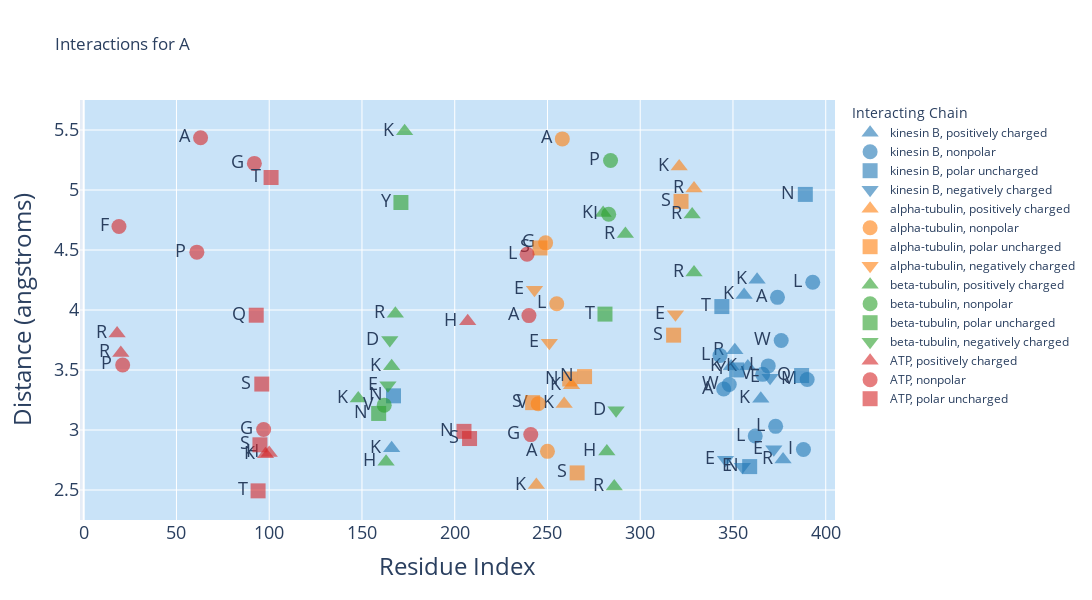
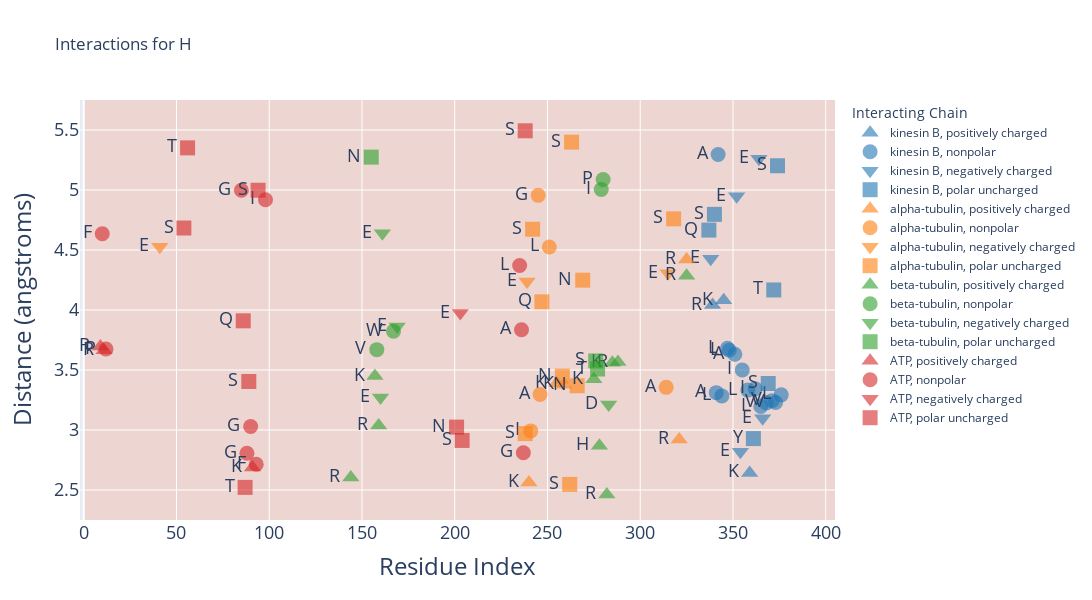

Notebook code for these charts, in order:
### Code cell
# Define the path to the CSV file
csv_file_path = "../../data/3d_predictions/chimeras_5seeds/average_interactions_chimeras.csv"

# Process the DataFrame
df_processed = process_dataframe(csv_file_path)

# Define the threshold value for distance filtering
distance_threshold = 5.5
# Create and display the plots with specified x-axis range, interacting chains, and files to plot
xaxis_range = [-2, 405]  # Example x-axis range
yaxis_range = [2.25, distance_threshold + 0.25]
interacting_chains = ['ATP', 'beta-tubulin', 'alpha-tubulin', 'kinesin B']  # Example interacting chains to display

files_to_plot = ['A',  'H']  # Example files to plot

plots = create_plots(df_processed, distance_threshold, xaxis_range=xaxis_range, yaxis_range=yaxis_range, interacting_chains=interacting_chains[:4], files_to_plot=files_to_plot, chimeras=True)

### Figure 1 — Plotly figure (JSON) as saved in the notebook; plotly's stock layout.template omitted (floating-point values rounded to 4 significant figures)
{"data": [{"customdata": [[346, "E"], [167, "N"], [352, "Y"], [355, "E"], [359, "N"], [362, "L"], [370, "E"], [372, "E"]], "hovertemplate": "Interacting Chain=kinesin B<br>aa_classification=positively charged<br>Residue Index=%{x}<br>Distance (angstroms)=%{y}<br>residue_one_letter=%{text}<br>interacting_resinumber=%{customdata[0]}<br>interactingresi_oneletter=%{customdata[1]}<extra></extra>", "legendgroup": "kinesin B, positively charged", "marker": {"color": "#1f77b4", "opacity": 0.6, "size": 15, "symbol": "triangle-up"}, "mode": "markers+text", "name": "kinesin B, positively charged", "orientation": "v", "showlegend": true, "text": ["K", "K", "R", "K", "K", "K", "K", "R"], "textfont": {"size": 18}, "textposition": "middle left", "type": "scatter", "x": [166, 349, 351, 356, 358, 363, 365, 377], "xaxis": "x", "y": [2.848, 3.528, 3.665, 4.126, 3.53, 4.253, 3.26, 2.754], "yaxis": "y"}, {"customdata": [[345, "A"], [348, "W"], [352, "Y"], [359, "N"], [366, "V"], [373, "L"], [372, "E"], [390, "M"], [376, "W"], [377, "R"], [377, "R"], [370, "E"]], "hovertemplate": "Interacting Chain=kinesin B<br>aa_classification=nonpolar<br>Residue Index=%{x}<br>Distance (angstroms)=%{y}<br>residue_one_letter=%{text}<br>interacting_resinumber=%{customdata[0]}<br>interactingresi_oneletter=%{customdata[1]}<extra></extra>", "legendgroup": "kinesin B, nonpolar", "marker": {"color": "#1f77b4", "opacity": 0.6, "size": 15, "symbol": "circle"}, "mode": "markers+text", "name": "kinesin B, nonpolar", "orientation": "v", "showlegend": true, "text": ["L", "A", "W", "L", "V", "L", "L", "A", "W", "I", "M", "L"], "textfont": {"size": 18}, "textposition": "middle left", "type": "scatter", "x": [343, 345, 348, 362, 366, 369, 373, 374, 376, 388, 390, 393], "xaxis": "x", "y": [3.621, 3.342, 3.379, 2.95, 3.464, 3.534, 3.03, 4.105, 3.746, 2.838, 3.421, 4.231], "yaxis": "y"}, {"customdata": [[349, "K"], [345, "A"], [348, "W"], [355, "E"], [377, "R"], [377, "R"]], "hovertemplate": "Interacting Chain=kinesin B<br>aa_classification=polar uncharged<br>Residue Index=%{x}<br>Distance (angstroms)=%{y}<br>residue_one_letter=%{text}<br>interacting_resinumber=%{customdata[0]}<br>interactingresi_oneletter=%{customdata[1]}<extra></extra>", "legendgroup": "kinesin B, polar uncharged", "marker": {"color": "#1f77b4", "opacity": 0.6, "size": 15, "symbol": "square"}, "mode": "markers+text", "name": "kinesin B, polar uncharged", "orientation": "v", "showlegend": true, "text": ["N", "T", "Y", "N", "Q", "N"], "textfont": {"size": 18}, "textposition": "middle left", "type": "scatter", "x": [167, 344, 352, 359, 387, 389], "xaxis": "x", "y": [3.285, 4.029, 3.501, 2.695, 3.454, 4.963], "yaxis": "y"}, {"customdata": [[166, "K"], [359, "N"], [365, "K"], [377, "R"]], "hovertemplate": "Interacting Chain=kinesin B<br>aa_classification=negatively charged<br>Residue Index=%{x}<br>Distance (angstroms)=%{y}<br>residue_one_letter=%{text}<br>interacting_resinumber=%{customdata[0]}<br>interactingresi_oneletter=%{customdata[1]}<extra></extra>", "legendgroup": "kinesin B, negatively charged", "marker": {"color": "#1f77b4", "opacity": 0.6, "size": 15, "symbol": "triangle-down"}, "mode": "markers+text", "name": "kinesin B, negatively charged", "orientation": "v", "showlegend": true, "text": ["E", "E", "E", "E"], "textfont": {"size": 18}, "textposition": "middle left", "type": "scatter", "x": [346, 355, 370, 372], "xaxis": "x", "y": [2.753, 2.694, 3.435, 2.839], "yaxis": "y"}, {"customdata": [[420, "E"], [109, "T"], [409, "V"], [423, "E"], [402, "R"]], "hovertemplate": "Interacting Chain=alpha-tubulin<br>aa_classification=positively charged<br>Residue Index=%{x}<br>Distance (angstroms)=%{y}<br>residue_one_letter=%{text}<br>interacting_resinumber=%{customdata[0]}<br>interactingresi_oneletter=%{customdata[1]}<extra></extra>", "legendgroup": "alpha-tubulin, positively charged", "marker": {"color": "#ff7f0e", "opacity": 0.6, "size": 15, "symbol": "triangle-up"}, "mode": "markers+text", "name": "alpha-tubulin, positively charged", "orientation": "v", "showlegend": true, "text": ["K", "K", "K", "K", "R"], "textfont": {"size": 18}, "textposition": "middle left", "type": "scatter", "x": [244, 259, 263, 321, 329], "xaxis": "x", "y": [2.541, 3.217, 3.373, 5.195, 5.013], "yaxis": "y"}, {"customdata": [[412, "G"], [112, "K"], [112, "K"], [108, "Y"], [412, "G"]], "hovertemplate": "Interacting Chain=alpha-tubulin<br>aa_classification=nonpolar<br>Residue Index=%{x}<br>Distance (angstroms)=%{y}<br>residue_one_letter=%{text}<br>interacting_resinumber=%{customdata[0]}<br>interactingresi_oneletter=%{customdata[1]}<extra></extra>", "legendgroup": "alpha-tubulin, nonpolar", "marker": {"color": "#ff7f0e", "opacity": 0.6, "size": 15, "symbol": "circle"}, "mode": "markers+text", "name": "alpha-tubulin, nonpolar", "orientation": "v", "showlegend": true, "text": ["V", "G", "A", "L", "A"], "textfont": {"size": 18}, "textposition": "middle left", "type": "scatter", "x": [245, 249, 250, 255, 258], "xaxis": "x", "y": [3.219, 4.559, 2.822, 4.053, 5.426], "yaxis": "y"}, {"customdata": [[414, "E"], [108, "Y"], [409, "V"], [415, "E"], [402, "R"], [420, "E"], [416, "G"]], "hovertemplate": "Interacting Chain=alpha-tubulin<br>aa_classification=polar uncharged<br>Residue Index=%{x}<br>Distance (angstroms)=%{y}<br>residue_one_letter=%{text}<br>interacting_resinumber=%{customdata[0]}<br>interactingresi_oneletter=%{customdata[1]}<extra></extra>", "legendgroup": "alpha-tubulin, polar uncharged", "marker": {"color": "#ff7f0e", "opacity": 0.6, "size": 15, "symbol": "square"}, "mode": "markers+text", "name": "alpha-tubulin, polar uncharged", "orientation": "v", "showlegend": true, "text": ["S", "S", "N", "S", "N", "S", "S"], "textfont": {"size": 18}, "textposition": "middle left", "type": "scatter", "x": [242, 246, 262, 266, 270, 318, 322], "xaxis": "x", "y": [3.228, 4.517, 3.425, 2.642, 3.445, 3.79, 4.905], "yaxis": "y"}, {"customdata": [[414, "E"], [112, "K"], [414, "E"]], "hovertemplate": "Interacting Chain=alpha-tubulin<br>aa_classification=negatively charged<br>Residue Index=%{x}<br>Distance (angstroms)=%{y}<br>residue_one_letter=%{text}<br>interacting_resinumber=%{customdata[0]}<br>interactingresi_oneletter=%{customdata[1]}<extra></extra>", "legendgroup": "alpha-tubulin, negatively charged", "marker": {"color": "#ff7f0e", "opacity": 0.6, "size": 15, "symbol": "triangle-down"}, "mode": "markers+text", "name": "alpha-tubulin, negatively charged", "orientation": "v", "showlegend": true, "text": ["E", "E", "E"], "textfont": {"size": 18}, "textposition": "middle left", "type": "scatter", "x": [243, 251, 319], "xaxis": "x", "y": [4.168, 3.727, 3.964], "yaxis": "y"}, {"customdata": [[157, "E"], [410, "E"], [406, "M"], [412, "E"], [407, "E"], [424, "Q"], [424, "Q"], [417, "D"], [417, "D"], [436, "F"], [436, "F"]], "hovertemplate": "Interacting Chain=beta-tubulin<br>aa_classification=positively charged<br>Residue Index=%{x}<br>Distance (angstroms)=%{y}<br>residue_one_letter=%{text}<br>interacting_resinumber=%{customdata[0]}<br>interactingresi_oneletter=%{customdata[1]}<extra></extra>", "legendgroup": "beta-tubulin, positively charged", "marker": {"color": "#2ca02c", "opacity": 0.6, "size": 15, "symbol": "triangle-up"}, "mode": "markers+text", "name": "beta-tubulin, positively charged", "orientation": "v", "showlegend": true, "text": ["K", "H", "K", "R", "K", "K", "H", "R", "R", "R", "R"], "textfont": {"size": 18}, "textposition": "middle left", "type": "scatter", "x": [148, 163, 166, 168, 173, 280, 282, 286, 292, 328, 329], "xaxis": "x", "y": [3.263, 2.736, 3.531, 3.968, 5.489, 4.808, 2.821, 2.529, 4.632, 4.797, 4.312], "yaxis": "y"}, {"customdata": [[410, "E"], [424, "Q"], [421, "E"]], "hovertemplate": "Interacting Chain=beta-tubulin<br>aa_classification=nonpolar<br>Residue Index=%{x}<br>Distance (angstroms)=%{y}<br>residue_one_letter=%{text}<br>interacting_resinumber=%{customdata[0]}<br>interactingresi_oneletter=%{customdata[1]}<extra></extra>", "legendgroup": "beta-tubulin, nonpolar", "marker": {"color": "#2ca02c", "opacity": 0.6, "size": 15, "symbol": "circle"}, "mode": "markers+text", "name": "beta-tubulin, nonpolar", "orientation": "v", "showlegend": true, "text": ["V", "I", "P"], "textfont": {"size": 18}, "textposition": "middle left", "type": "scatter", "x": [162, 283, 284], "xaxis": "x", "y": [3.207, 4.798, 5.246], "yaxis": "y"}, {"customdata": [[157, "E"], [406, "M"], [420, "S"]], "hovertemplate": "Interacting Chain=beta-tubulin<br>aa_classification=polar uncharged<br>Residue Index=%{x}<br>Distance (angstroms)=%{y}<br>residue_one_letter=%{text}<br>interacting_resinumber=%{customdata[0]}<br>interactingresi_oneletter=%{customdata[1]}<extra></extra>", "legendgroup": "beta-tubulin, polar uncharged", "marker": {"color": "#2ca02c", "opacity": 0.6, "size": 15, "symbol": "square"}, "mode": "markers+text", "name": "beta-tubulin, polar uncharged", "orientation": "v", "showlegend": true, "text": ["N", "Y", "T"], "textfont": {"size": 18}, "textposition": "middle left", "type": "scatter", "x": [159, 171, 281], "xaxis": "x", "y": [3.138, 4.896, 3.966], "yaxis": "y"}, {"customdata": [[413, "S"], [406, "M"], [262, "R"]], "hovertemplate": "Interacting Chain=beta-tubulin<br>aa_classification=negatively charged<br>Residue Index=%{x}<br>Distance (angstroms)=%{y}<br>residue_one_letter=%{text}<br>interacting_resinumber=%{customdata[0]}<br>interactingresi_oneletter=%{customdata[1]}<extra></extra>", "legendgroup": "beta-tubulin, negatively charged", "marker": {"color": "#2ca02c", "opacity": 0.6, "size": 15, "symbol": "triangle-down"}, "mode": "markers+text", "name": "beta-tubulin, negatively charged", "orientation": "v", "showlegend": true, "text": ["E", "D", "D"], "textfont": {"size": 18}, "textposition": "middle left", "type": "scatter", "x": [164, 165, 287], "xaxis": "x", "y": [3.373, 3.749, 3.165], "yaxis": "y"}, {"customdata": [[1, "?"], [1, "?"], [1, "?"], [1, "?"], [1, "?"]], "hovertemplate": "Interacting Chain=ATP<br>aa_classification=positively charged<br>Residue Index=%{x}<br>Distance (angstroms)=%{y}<br>residue_one_letter=%{text}<br>interacting_resinumber=%{customdata[0]}<br>interactingresi_oneletter=%{customdata[1]}<extra></extra>", "legendgroup": "ATP, positively charged", "marker": {"color": "#d62728", "opacity": 0.6, "size": 15, "symbol": "triangle-up"}, "mode": "markers+text", "name": "ATP, positively charged", "orientation": "v", "showlegend": true, "text": ["R", "R", "K", "H", "H"], "textfont": {"size": 18}, "textposition": "middle left", "type": "scatter", "x": [18, 20, 98, 100, 207], "xaxis": "x", "y": [3.805, 3.642, 2.798, 2.808, 3.907], "yaxis": "y"}, {"customdata": [[1, "?"], [1, "?"], [1, "?"], [1, "?"], [1, "?"], [1, "?"], [1, "?"], [1, "?"], [1, "?"]], "hovertemplate": "Interacting Chain=ATP<br>aa_classification=nonpolar<br>Residue Index=%{x}<br>Distance (angstroms)=%{y}<br>residue_one_letter=%{text}<br>interacting_resinumber=%{customdata[0]}<br>interactingresi_oneletter=%{customdata[1]}<extra></extra>", "legendgroup": "ATP, nonpolar", "marker": {"color": "#d62728", "opacity": 0.6, "size": 15, "symbol": "circle"}, "mode": "markers+text", "name": "ATP, nonpolar", "orientation": "v", "showlegend": true, "text": ["F", "P", "P", "A", "G", "G", "L", "A", "G"], "textfont": {"size": 18}, "textposition": "middle left", "type": "scatter", "x": [19, 21, 61, 63, 92, 97, 239, 240, 241], "xaxis": "x", "y": [4.696, 3.542, 4.482, 5.436, 5.222, 3.004, 4.464, 3.953, 2.962], "yaxis": "y"}, {"customdata": [[1, "?"], [1, "?"], [1, "?"], [1, "?"], [1, "?"], [1, "?"], [1, "?"]], "hovertemplate": "Interacting Chain=ATP<br>aa_classification=polar uncharged<br>Residue Index=%{x}<br>Distance (angstroms)=%{y}<br>residue_one_letter=%{text}<br>interacting_resinumber=%{customdata[0]}<br>interactingresi_oneletter=%{customdata[1]}<extra></extra>", "legendgroup": "ATP, polar uncharged", "marker": {"color": "#d62728", "opacity": 0.6, "size": 15, "symbol": "square"}, "mode": "markers+text", "name": "ATP, polar uncharged", "orientation": "v", "showlegend": true, "text": ["Q", "T", "S", "S", "T", "N", "S"], "textfont": {"size": 18}, "textposition": "middle left", "type": "scatter", "x": [93, 94, 95, 96, 101, 205, 208], "xaxis": "x", "y": [3.957, 2.493, 2.877, 3.383, 5.104, 2.989, 2.929], "yaxis": "y"}], "layout": {"autosize": false, "height": 600, "legend": {"title": {"text": "Interacting Chain"}, "tracegroupgap": 0}, "shapes": [{"fillcolor": "LightSkyBlue", "layer": "below", "line": {"width": 0}, "opacity": 0.3, "type": "rect", "x0": 0, "x1": 405, "y0": 0, "y1": 5.75}], "title": {"text": "Interactions for A"}, "width": 1400, "xaxis": {"anchor": "y", "domain": [0, 1], "dtick": 50, "range": [-2, 405], "tick0": 0, "tickfont": {"size": 18}, "tickmode": "linear", "title": {"font": {"size": 24}, "text": "Residue Index"}}, "yaxis": {"anchor": "x", "domain": [0, 1], "range": [2.25, 5.75], "tickfont": {"size": 18}, "title": {"font": {"size": 24}, "text": "Distance (angstroms)"}}}}

### Figure 2 — Plotly figure (JSON) as saved in the notebook; plotly's stock layout.template omitted (floating-point values rounded to 4 significant figures)
{"data": [{"customdata": [[348, "L"], [344, "L"], [354, "E"], [463, "E"], [470, "E"], [472, "E"], [491, "D"], [528, "L"], [535, "S"], [552, "E"], [563, "L"], [578, "L"]], "hovertemplate": "Interacting Chain=kinesin B<br>aa_classification=positively charged<br>Residue Index=%{x}<br>Distance (angstroms)=%{y}<br>residue_one_letter=%{text}<br>interacting_resinumber=%{customdata[0]}<br>interactingresi_oneletter=%{customdata[1]}<extra></extra>", "legendgroup": "kinesin B, positively charged", "marker": {"color": "#1f77b4", "opacity": 0.6, "size": 15, "symbol": "triangle-up"}, "mode": "markers+text", "name": "kinesin B, positively charged", "orientation": "v", "showlegend": true, "text": ["R", "K", "K", "K", "K", "K", "K", "K", "R", "K", "K", "R"], "textfont": {"size": 18}, "textposition": "middle left", "type": "scatter", "x": [339, 345, 359, 458, 469, 473, 490, 529, 536, 557, 564, 566], "xaxis": "x", "y": [4.042, 4.081, 2.642, 2.862, 2.486, 2.541, 2.508, 3.825, 3.471, 2.702, 4.839, 2.883], "yaxis": "y"}, {"customdata": [[344, "L"], [344, "L"], [341, "A"], [348, "L"], [347, "L"], [355, "I"], [355, "I"], [362, "I"], [362, "I"], [371, "V"], [376, "L"], [365, "L"], [361, "Y"], [368, "V"], [452, "I"], [452, "I"], [459, "C"], [466, "L"], [466, "L"], [480, "L"], [476, "I"], [483, "Q"], [490, "K"], [493, "E"], [501, "I"], [501, "I"], [497, "L"], [508, "N"], [511, "Y"], [518, "N"], [521, "L"], [525, "L"], [532, "L"], [532, "L"], [542, "Q"], [546, "I"], [550, "N"], [556, "I"], [560, "L"], [567, "I"], [563, "L"], [575, "I"], [566, "R"], [563, "L"], [563, "L"]], "hovertemplate": "Interacting Chain=kinesin B<br>aa_classification=nonpolar<br>Residue Index=%{x}<br>Distance (angstroms)=%{y}<br>residue_one_letter=%{text}<br>interacting_resinumber=%{customdata[0]}<br>interactingresi_oneletter=%{customdata[1]}<extra></extra>", "legendgroup": "kinesin B, nonpolar", "marker": {"color": "#1f77b4", "opacity": 0.6, "size": 15, "symbol": "circle"}, "mode": "markers+text", "name": "kinesin B, nonpolar", "orientation": "v", "showlegend": true, "text": ["A", "A", "L", "L", "L", "A", "I", "L", "I", "L", "V", "V", "V", "L", "L", "I", "L", "L", "L", "I", "L", "L", "I", "I", "L", "M", "I", "I", "L", "L", "L", "L", "A", "L", "A", "I", "L", "I", "L", "L", "I", "I", "L", "V", "P"], "textfont": {"size": 18}, "textposition": "middle left", "type": "scatter", "x": [341, 342, 344, 347, 348, 351, 355, 358, 362, 365, 368, 371, 373, 376, 451, 452, 455, 462, 466, 476, 477, 480, 487, 494, 497, 500, 501, 507, 510, 521, 525, 528, 531, 532, 539, 546, 549, 556, 560, 563, 567, 575, 578, 579, 580], "xaxis": "x", "y": [3.311, 5.296, 3.284, 3.681, 3.665, 3.632, 3.5, 3.332, 3.343, 3.197, 3.226, 3.245, 3.229, 3.293, 3.944, 3.575, 3.79, 3.709, 3.177, 3.28, 4.02, 3.058, 3.088, 3.49, 2.968, 3.859, 2.9, 3.497, 3.468, 2.911, 3.467, 3.577, 3.328, 3.361, 2.738, 3.381, 3.127, 3.201, 3.48, 3.373, 3.415, 2.753, 2.955, 4.626, 4.248], "yaxis": "y"}, {"customdata": [[345, "K"], [351, "A"], [359, "K"], [376, "L"], [361, "Y"], [452, "I"], [458, "K"], [469, "K"], [473, "K"], [483, "Q"], [490, "K"], [494, "I"], [518, "N"], [542, "Q"], [557, "K"], [572, "D"]], "hovertemplate": "Interacting Chain=kinesin B<br>aa_classification=negatively charged<br>Residue Index=%{x}<br>Distance (angstroms)=%{y}<br>residue_one_letter=%{text}<br>interacting_resinumber=%{customdata[0]}<br>interactingresi_oneletter=%{customdata[1]}<extra></extra>", "legendgroup": "kinesin B, negatively charged", "marker": {"color": "#1f77b4", "opacity": 0.6, "size": 15, "symbol": "triangle-down"}, "mode": "markers+text", "name": "kinesin B, negatively charged", "orientation": "v", "showlegend": true, "text": ["E", "E", "E", "E", "E", "D", "E", "E", "E", "E", "D", "E", "E", "E", "E", "D"], "textfont": {"size": 18}, "textposition": "middle left", "type": "scatter", "x": [338, 352, 354, 364, 366, 448, 463, 470, 472, 481, 491, 493, 517, 538, 552, 572], "xaxis": "x", "y": [4.427, 4.948, 2.819, 5.261, 3.099, 3.919, 2.788, 2.469, 2.609, 5.092, 2.501, 3.483, 3.507, 4.572, 2.7, 4.525], "yaxis": "y"}, {"customdata": [[345, "K"], [341, "A"], [366, "E"], [369, "S"], [361, "Y"], [361, "Y"], [448, "D"], [455, "L"], [459, "C"], [466, "L"], [480, "L"], [480, "L"], [483, "Q"], [487, "I"], [497, "L"], [504, "S"], [504, "S"], [507, "I"], [510, "L"], [518, "N"], [514, "S"], [514, "S"], [518, "N"], [521, "L"], [525, "L"], [535, "S"], [542, "Q"], [539, "A"], [542, "Q"], [546, "I"], [549, "L"], [553, "N"], [560, "L"], [578, "L"], [566, "R"]], "hovertemplate": "Interacting Chain=kinesin B<br>aa_classification=polar uncharged<br>Residue Index=%{x}<br>Distance (angstroms)=%{y}<br>residue_one_letter=%{text}<br>interacting_resinumber=%{customdata[0]}<br>interactingresi_oneletter=%{customdata[1]}<extra></extra>", "legendgroup": "kinesin B, polar uncharged", "marker": {"color": "#1f77b4", "opacity": 0.6, "size": 15, "symbol": "square"}, "mode": "markers+text", "name": "kinesin B, polar uncharged", "orientation": "v", "showlegend": true, "text": ["Q", "S", "Y", "S", "T", "S", "T", "Q", "C", "Q", "Q", "Q", "Q", "Q", "N", "S", "N", "N", "Y", "N", "S", "T", "N", "N", "Q", "S", "T", "Q", "S", "T", "N", "N", "Q", "S", "S"], "textfont": {"size": 18}, "textposition": "middle left", "type": "scatter", "x": [337, 340, 361, 369, 372, 374, 449, 456, 459, 465, 479, 483, 484, 486, 498, 504, 505, 508, 511, 513, 514, 515, 518, 522, 524, 535, 540, 542, 543, 545, 550, 553, 559, 570, 577], "xaxis": "x", "y": [4.666, 4.797, 2.928, 3.388, 4.167, 5.202, 5.408, 3.977, 2.986, 3.423, 3.673, 3.083, 3.095, 3.557, 3.345, 2.964, 5.456, 3.373, 3.391, 5.219, 2.785, 3.535, 2.342, 3.273, 3.664, 2.807, 4.68, 2.689, 3.774, 4.066, 3.186, 2.402, 3.981, 4.796, 4.677], "yaxis": "y"}, {"customdata": [[420, "E"], [410, "G"], [409, "V"], [423, "E"], [402, "R"]], "hovertemplate": "Interacting Chain=alpha-tubulin<br>aa_classification=positively charged<br>Residue Index=%{x}<br>Distance (angstroms)=%{y}<br>residue_one_letter=%{text}<br>interacting_resinumber=%{customdata[0]}<br>interactingresi_oneletter=%{customdata[1]}<extra></extra>", "legendgroup": "alpha-tubulin, positively charged", "marker": {"color": "#ff7f0e", "opacity": 0.6, "size": 15, "symbol": "triangle-up"}, "mode": "markers+text", "name": "alpha-tubulin, positively charged", "orientation": "v", "showlegend": true, "text": ["K", "K", "K", "R", "R"], "textfont": {"size": 18}, "textposition": "middle left", "type": "scatter", "x": [240, 255, 259, 321, 325], "xaxis": "x", "y": [2.562, 3.39, 3.376, 2.921, 4.42], "yaxis": "y"}, {"customdata": [[412, "G"], [112, "K"], [112, "K"], [108, "Y"], [420, "E"]], "hovertemplate": "Interacting Chain=alpha-tubulin<br>aa_classification=nonpolar<br>Residue Index=%{x}<br>Distance (angstroms)=%{y}<br>residue_one_letter=%{text}<br>interacting_resinumber=%{customdata[0]}<br>interactingresi_oneletter=%{customdata[1]}<extra></extra>", "legendgroup": "alpha-tubulin, nonpolar", "marker": {"color": "#ff7f0e", "opacity": 0.6, "size": 15, "symbol": "circle"}, "mode": "markers+text", "name": "alpha-tubulin, nonpolar", "orientation": "v", "showlegend": true, "text": ["I", "G", "A", "L", "A"], "textfont": {"size": 18}, "textposition": "middle left", "type": "scatter", "x": [241, 245, 246, 251, 314], "xaxis": "x", "y": [2.993, 4.956, 3.295, 4.525, 3.355], "yaxis": "y"}, {"customdata": [[427, "A"], [414, "E"], [414, "E"]], "hovertemplate": "Interacting Chain=alpha-tubulin<br>aa_classification=negatively charged<br>Residue Index=%{x}<br>Distance (angstroms)=%{y}<br>residue_one_letter=%{text}<br>interacting_resinumber=%{customdata[0]}<br>interactingresi_oneletter=%{customdata[1]}<extra></extra>", "legendgroup": "alpha-tubulin, negatively charged", "marker": {"color": "#ff7f0e", "opacity": 0.6, "size": 15, "symbol": "triangle-down"}, "mode": "markers+text", "name": "alpha-tubulin, negatively charged", "orientation": "v", "showlegend": true, "text": ["E", "E", "E"], "textfont": {"size": 18}, "textposition": "middle left", "type": "scatter", "x": [41, 239, 315], "xaxis": "x", "y": [4.527, 4.237, 4.306], "yaxis": "y"}, {"customdata": [[414, "E"], [108, "Y"], [112, "K"], [409, "V"], [415, "E"], [415, "E"], [402, "R"], [402, "R"], [416, "G"]], "hovertemplate": "Interacting Chain=alpha-tubulin<br>aa_classification=polar uncharged<br>Residue Index=%{x}<br>Distance (angstroms)=%{y}<br>residue_one_letter=%{text}<br>interacting_resinumber=%{customdata[0]}<br>interactingresi_oneletter=%{customdata[1]}<extra></extra>", "legendgroup": "alpha-tubulin, polar uncharged", "marker": {"color": "#ff7f0e", "opacity": 0.6, "size": 15, "symbol": "square"}, "mode": "markers+text", "name": "alpha-tubulin, polar uncharged", "orientation": "v", "showlegend": true, "text": ["S", "S", "Q", "N", "S", "S", "N", "N", "S"], "textfont": {"size": 18}, "textposition": "middle left", "type": "scatter", "x": [238, 242, 247, 258, 262, 263, 266, 269, 318], "xaxis": "x", "y": [2.97, 4.673, 4.068, 3.449, 2.547, 5.399, 3.369, 4.249, 4.759], "yaxis": "y"}, {"customdata": [[157, "E"], [407, "E"], [407, "E"], [432, "E"], [424, "Q"], [417, "D"], [194, "E"], [410, "E"], [436, "F"]], "hovertemplate": "Interacting Chain=beta-tubulin<br>aa_classification=positively charged<br>Residue Index=%{x}<br>Distance (angstroms)=%{y}<br>residue_one_letter=%{text}<br>interacting_resinumber=%{customdata[0]}<br>interactingresi_oneletter=%{customdata[1]}<extra></extra>", "legendgroup": "beta-tubulin, positively charged", "marker": {"color": "#2ca02c", "opacity": 0.6, "size": 15, "symbol": "triangle-up"}, "mode": "markers+text", "name": "beta-tubulin, positively charged", "orientation": "v", "showlegend": true, "text": ["R", "K", "R", "K", "H", "R", "K", "R", "R"], "textfont": {"size": 18}, "textposition": "middle left", "type": "scatter", "x": [144, 157, 159, 275, 278, 282, 285, 288, 325], "xaxis": "x", "y": [2.603, 3.45, 3.037, 3.423, 2.869, 2.462, 3.56, 3.566, 4.285], "yaxis": "y"}, {"customdata": [[410, "E"], [406, "M"], [424, "Q"], [421, "E"]], "hovertemplate": "Interacting Chain=beta-tubulin<br>aa_classification=nonpolar<br>Residue Index=%{x}<br>Distance (angstroms)=%{y}<br>residue_one_letter=%{text}<br>interacting_resinumber=%{customdata[0]}<br>interactingresi_oneletter=%{customdata[1]}<extra></extra>", "legendgroup": "beta-tubulin, nonpolar", "marker": {"color": "#2ca02c", "opacity": 0.6, "size": 15, "symbol": "circle"}, "mode": "markers+text", "name": "beta-tubulin, nonpolar", "orientation": "v", "showlegend": true, "text": ["V", "W", "I", "P"], "textfont": {"size": 18}, "textposition": "middle left", "type": "scatter", "x": [158, 167, 279, 280], "xaxis": "x", "y": [3.67, 3.823, 5.004, 5.088], "yaxis": "y"}, {"customdata": [[413, "S"], [406, "M"], [406, "M"], [262, "R"]], "hovertemplate": "Interacting Chain=beta-tubulin<br>aa_classification=negatively charged<br>Residue Index=%{x}<br>Distance (angstroms)=%{y}<br>residue_one_letter=%{text}<br>interacting_resinumber=%{customdata[0]}<br>interactingresi_oneletter=%{customdata[1]}<extra></extra>", "legendgroup": "beta-tubulin, negatively charged", "marker": {"color": "#2ca02c", "opacity": 0.6, "size": 15, "symbol": "triangle-down"}, "mode": "markers+text", "name": "beta-tubulin, negatively charged", "orientation": "v", "showlegend": true, "text": ["E", "E", "E", "D"], "textfont": {"size": 18}, "textposition": "middle left", "type": "scatter", "x": [160, 161, 169, 283], "xaxis": "x", "y": [3.27, 4.64, 3.861, 3.213], "yaxis": "y"}, {"customdata": [[157, "E"], [424, "Q"], [424, "Q"]], "hovertemplate": "Interacting Chain=beta-tubulin<br>aa_classification=polar uncharged<br>Residue Index=%{x}<br>Distance (angstroms)=%{y}<br>residue_one_letter=%{text}<br>interacting_resinumber=%{customdata[0]}<br>interactingresi_oneletter=%{customdata[1]}<extra></extra>", "legendgroup": "beta-tubulin, polar uncharged", "marker": {"color": "#2ca02c", "opacity": 0.6, "size": 15, "symbol": "square"}, "mode": "markers+text", "name": "beta-tubulin, polar uncharged", "orientation": "v", "showlegend": true, "text": ["N", "S", "T"], "textfont": {"size": 18}, "textposition": "middle left", "type": "scatter", "x": [155, 276, 277], "xaxis": "x", "y": [5.274, 3.576, 3.508], "yaxis": "y"}, {"customdata": [[1, "?"], [1, "?"], [1, "?"]], "hovertemplate": "Interacting Chain=ATP<br>aa_classification=positively charged<br>Residue Index=%{x}<br>Distance (angstroms)=%{y}<br>residue_one_letter=%{text}<br>interacting_resinumber=%{customdata[0]}<br>interactingresi_oneletter=%{customdata[1]}<extra></extra>", "legendgroup": "ATP, positively charged", "marker": {"color": "#d62728", "opacity": 0.6, "size": 15, "symbol": "triangle-up"}, "mode": "markers+text", "name": "ATP, positively charged", "orientation": "v", "showlegend": true, "text": ["R", "R", "K"], "textfont": {"size": 18}, "textposition": "middle left", "type": "scatter", "x": [9, 11, 91], "xaxis": "x", "y": [3.695, 3.665, 2.687], "yaxis": "y"}, {"customdata": [[1, "?"], [1, "?"], [1, "?"], [1, "?"], [1, "?"], [1, "?"], [1, "?"], [1, "?"], [1, "?"], [1, "?"]], "hovertemplate": "Interacting Chain=ATP<br>aa_classification=nonpolar<br>Residue Index=%{x}<br>Distance (angstroms)=%{y}<br>residue_one_letter=%{text}<br>interacting_resinumber=%{customdata[0]}<br>interactingresi_oneletter=%{customdata[1]}<extra></extra>", "legendgroup": "ATP, nonpolar", "marker": {"color": "#d62728", "opacity": 0.6, "size": 15, "symbol": "circle"}, "mode": "markers+text", "name": "ATP, nonpolar", "orientation": "v", "showlegend": true, "text": ["F", "P", "G", "G", "G", "F", "I", "L", "A", "G"], "textfont": {"size": 18}, "textposition": "middle left", "type": "scatter", "x": [10, 12, 85, 88, 90, 93, 98, 235, 236, 237], "xaxis": "x", "y": [4.636, 3.675, 4.997, 2.806, 3.029, 2.714, 4.918, 4.371, 3.835, 2.81], "yaxis": "y"}, {"customdata": [[1, "?"]], "hovertemplate": "Interacting Chain=ATP<br>aa_classification=negatively charged<br>Residue Index=%{x}<br>Distance (angstroms)=%{y}<br>residue_one_letter=%{text}<br>interacting_resinumber=%{customdata[0]}<br>interactingresi_oneletter=%{customdata[1]}<extra></extra>", "legendgroup": "ATP, negatively charged", "marker": {"color": "#d62728", "opacity": 0.6, "size": 15, "symbol": "triangle-down"}, "mode": "markers+text", "name": "ATP, negatively charged", "orientation": "v", "showlegend": true, "text": ["E"], "textfont": {"size": 18}, "textposition": "middle left", "type": "scatter", "x": [203], "xaxis": "x", "y": [3.975], "yaxis": "y"}, {"customdata": [[1, "?"], [1, "?"], [1, "?"], [1, "?"], [1, "?"], [1, "?"], [1, "?"], [1, "?"], [1, "?"]], "hovertemplate": "Interacting Chain=ATP<br>aa_classification=polar uncharged<br>Residue Index=%{x}<br>Distance (angstroms)=%{y}<br>residue_one_letter=%{text}<br>interacting_resinumber=%{customdata[0]}<br>interactingresi_oneletter=%{customdata[1]}<extra></extra>", "legendgroup": "ATP, polar uncharged", "marker": {"color": "#d62728", "opacity": 0.6, "size": 15, "symbol": "square"}, "mode": "markers+text", "name": "ATP, polar uncharged", "orientation": "v", "showlegend": true, "text": ["S", "T", "Q", "T", "S", "S", "N", "S", "S"], "textfont": {"size": 18}, "textposition": "middle left", "type": "scatter", "x": [54, 56, 86, 87, 89, 94, 201, 204, 238], "xaxis": "x", "y": [4.683, 5.351, 3.91, 2.522, 3.404, 4.998, 3.024, 2.913, 5.493], "yaxis": "y"}], "layout": {"autosize": false, "height": 600, "legend": {"title": {"text": "Interacting Chain"}, "tracegroupgap": 0}, "shapes": [{"fillcolor": "LightSalmon", "layer": "below", "line": {"width": 0}, "opacity": 0.3, "type": "rect", "x0": 0, "x1": 405, "y0": 0, "y1": 5.75}], "title": {"text": "Interactions for H"}, "width": 1400, "xaxis": {"anchor": "y", "domain": [0, 1], "dtick": 50, "range": [-2, 405], "tick0": 0, "tickfont": {"size": 18}, "tickmode": "linear", "title": {"font": {"size": 24}, "text": "Residue Index"}}, "yaxis": {"anchor": "x", "domain": [0, 1], "range": [2.25, 5.75], "tickfont": {"size": 18}, "title": {"font": {"size": 24}, "text": "Distance (angstroms)"}}}}
